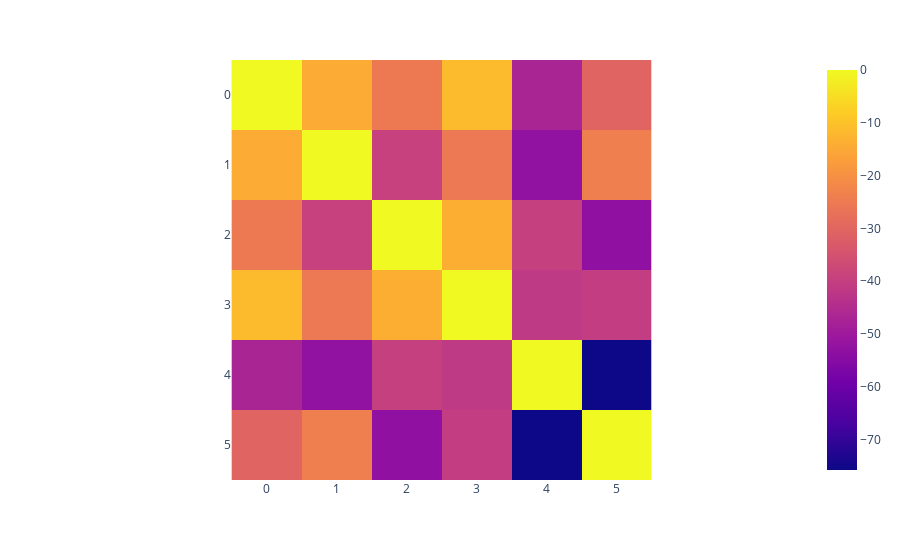

Write notebook code for a chart like this one.
### Code cell
#similarity based on the location of the Gaussian's mean
mean_locs = train_y.cpu().detach().numpy().reshape((n_contexts,100*100)).argmax(axis=1)
mean_locs = np.stack(np.unravel_index(mean_locs, (100,100))).T
px.imshow(-euclidean_distances(mean_locs))

### Figure 1 — Plotly figure (JSON) as saved in the notebook; plotly's stock layout.template omitted (floating-point values rounded to 4 significant figures)
{"data": [{"coloraxis": "coloraxis", "hovertemplate": "x: %{x}<br>y: %{y}<br>color: %{z}<extra></extra>", "name": "0", "type": "heatmap", "xaxis": "x", "yaxis": "y", "z": [[0, -14.42, -25.3, -11.4, -46.86, -30.36], [-14.42, 0, -39.4, -25.5, -52.8, -24.04], [-25.3, -39.4, 0, -13.93, -39.85, -53.01], [-11.4, -25.5, -13.93, 0, -41.4, -40.45], [-46.86, -52.8, -39.85, -41.4, 0, -75.8], [-30.36, -24.04, -53.01, -40.45, -75.8, 0]]}], "layout": {"coloraxis": {"colorscale": [[0, "#0d0887"], [0.1111, "#46039f"], [0.2222, "#7201a8"], [0.3333, "#9c179e"], [0.4444, "#bd3786"], [0.5556, "#d8576b"], [0.6667, "#ed7953"], [0.7778, "#fb9f3a"], [0.8889, "#fdca26"], [1, "#f0f921"]]}, "margin": {"t": 60}, "xaxis": {"anchor": "y", "constrain": "domain", "domain": [0, 1], "scaleanchor": "y"}, "yaxis": {"anchor": "x", "autorange": "reversed", "constrain": "domain", "domain": [0, 1]}}}
